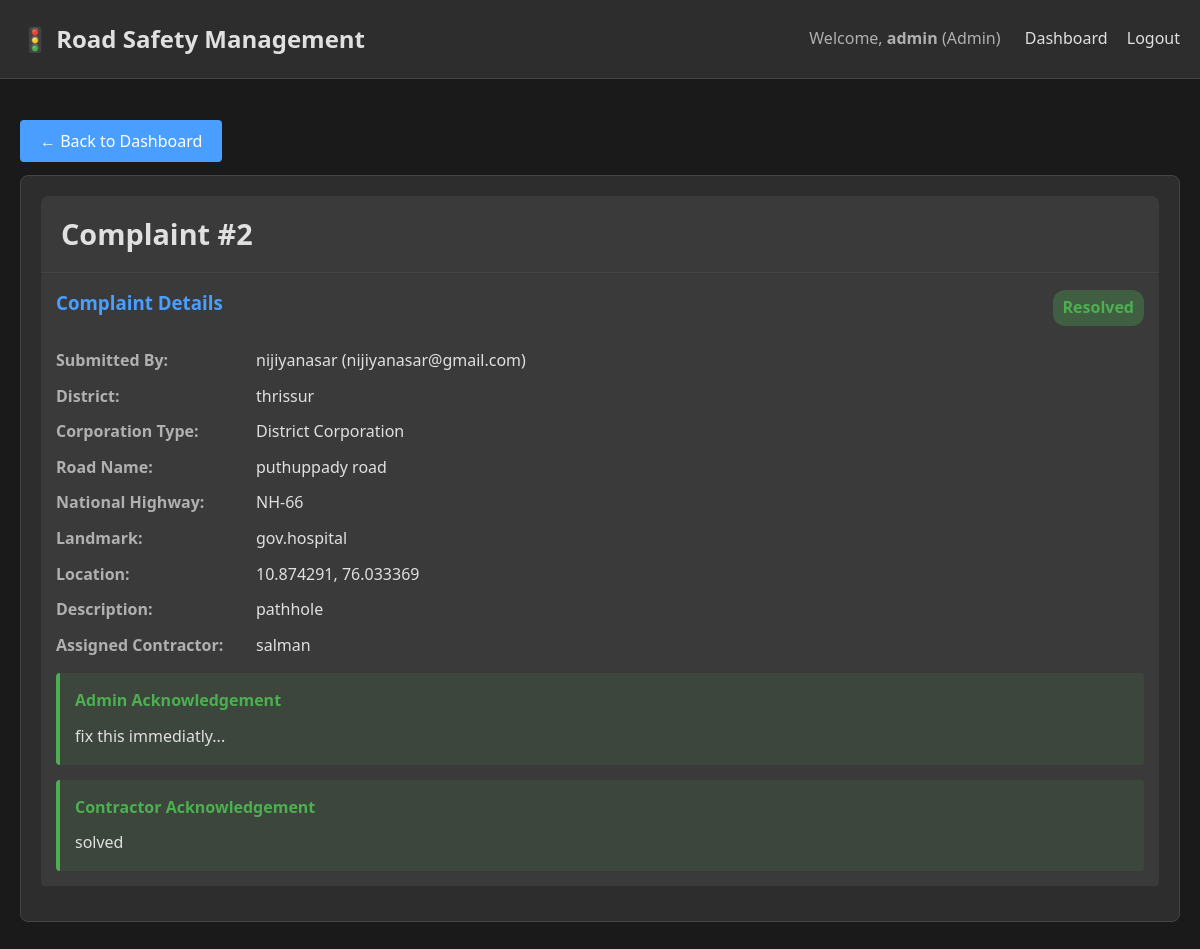
/admin/complaint/2 (signed in), run on the app's committed database.
### models.py (models this page shows, shortened)
class User(UserMixin, db.Model):
    id = db.Column(db.Integer, primary_key=True)
    username = db.Column(db.String(80), unique=True, nullable=False)
    email = db.Column(db.String(120), unique=True, nullable=False)
    password_hash = db.Column(db.String(200), nullable=False)
    role = db.Column(db.String(20), nullable=False)
    created_at = db.Column(db.DateTime, default=datetime.utcnow)
    complaints = db.relationship('Complaint', backref='user', lazy=True, foreign_keys='Complaint.user_id')
    assigned_complaints = db.relationship('Complaint', backref='contractor', lazy=True, foreign_keys='Complaint.contractor_id')

class Complaint(db.Model):
    id = db.Column(db.Integer, primary_key=True)
    user_id = db.Column(db.Integer, db.ForeignKey('user.id'), nullable=False)
    contractor_id = db.Column(db.Integer, db.ForeignKey('user.id'), nullable=True)
    district = db.Column(db.String(100), nullable=False)
    corporation_type = db.Column(db.String(50), nullable=False)
    road_name = db.Column(db.String(200), nullable=False)
    national_highway = db.Column(db.String(100))
    landmark = db.Column(db.String(200), nullable=False)
    latitude = db.Column(db.Float)
    longitude = db.Column(db.Float)
    description = db.Column(db.Text, nullable=False)
    status = db.Column(db.String(50), default='Submitted')
    admin_acknowledgement = db.Column(db.Text)
    contractor_acknowledgement = db.Column(db.Text)
    created_at = db.Column(db.DateTime, default=datetime.utcnow)
    verified_at = db.Column(db.DateTime)
    assigned_at = db.Column(db.DateTime)
    resolved_at = db.Column(db.DateTime)

### routes/admin.py (the view)
    def decorated_function(*args, **kwargs):
        if current_user.role != 'admin':
            flash('Access denied. This page is for administrators only.', 'danger')
            return redirect(url_for('auth.login'))
        return f(*args, **kwargs)

### app.py (called while the page is built)
@login_manager.user_loader
def load_user(user_id):
    return User.query.get(int(user_id))

### routes/admin.py (called while the page is built)
def admin_only(f):
    def decorated_function(*args, **kwargs):
        if current_user.role != 'admin':
            flash('Access denied. This page is for administrators only.', 'danger')
            return redirect(url_for('auth.login'))
        return f(*args, **kwargs)
    decorated_function.__name__ = f.__name__
    return login_required(decorated_function)

@admin_bp.route('/complaint/<int:complaint_id>')
@admin_only
def view_complaint(complaint_id):
    complaint = Complaint.query.get_or_404(complaint_id)
    return render_template('admin/view_complaint.html', complaint=complaint)

### templates/admin/view_complaint.html (shortened to what this page needs)
{% extends "base.html" %}
{% block content %}
<div style="margin-bottom: 20px;">
    <a href="{{ url_for('admin.dashboard') }}" class="btn btn-primary">← Back to Dashboard</a>
</div>
<div class="card">
    <div class="card-header">
        <h2 style="margin: 0;">Complaint #{{ complaint.id }}</h2>
    </div>
    <div class="complaint-details">
        <div style="display: flex; justify-content: space-between; align-items: center; margin-bottom: 20px;">
            <h3>Complaint Details</h3>
            <span class="badge badge-{{ complaint.status.lower().replace(' ', '-') }}" style="font-size: 1em;">{{ complaint.status }}</span>
        </div>
        <div class="detail-row">
            <span class="detail-label">Submitted By:</span>
            <span class="detail-value">{{ complaint.user.username }} ({{ complaint.user.email }})</span>
        </div>
        <div class="detail-row">
            <span class="detail-label">District:</span>
            <span class="detail-value">{{ complaint.district }}</span>
        </div>
        <div class="detail-row">
            <span class="detail-label">Corporation Type:</span>
            <span class="detail-value">{{ complaint.corporation_type }}</span>
        </div>
        <div class="detail-row">
            <span class="detail-label">Road Name:</span>
            <span class="detail-value">{{ complaint.road_name }}</span>
        </div>
        {% if complaint.national_highway %}
        <div class="detail-row">
            <span class="detail-label">National Highway:</span>
            <span class="detail-value">{{ complaint.national_highway }}</span>
        </div>
        {% endif %}
        <div class="detail-row">
            <span class="detail-label">Landmark:</span>
            <span class="detail-value">{{ complaint.landmark }}</span>
        </div>
        {% if complaint.latitude and complaint.longitude %}
        <div class="detail-row">
            <span class="detail-label">Location:</span>
            <span class="detail-value">{{ complaint.latitude }}, {{ complaint.longitude }}</span>
        </div>
        {% endif %}
        <div class="detail-row">
            <span class="detail-label">Description:</span>
            <span class="detail-value">{{ complaint.description }}</span>
        </div>
        {% if complaint.contractor %}
        <div class="detail-row">
            <span class="detail-label">Assigned Contractor:</span>
            <span class="detail-value">{{ complaint.contractor.username }}</span>
        </div>
        {% endif %}
        {% if complaint.admin_acknowledgement %}
        <div class="acknowledgement-box">
            <h4 style="color: var(--success); margin-bottom: 10px;">Admin Acknowledgement</h4>
            <p>{{ complaint.admin_acknowledgement }}</p>
        </div>
        {% endif %}
        {% if complaint.contractor_acknowledgement %}
        <div class="acknowledgement-box">
            <h4 style="color: var(--success); margin-bottom: 10px;">Contractor Acknowledgement</h4>
            <p>{{ complaint.contractor_acknowledgement }}</p>
        </div>
        {% endif %}
    </div>
</div>
{% endblock %}

### templates/base.html (shortened to what this page needs)
<!DOCTYPE html>
<html lang="en">
<head>
    <link rel="stylesheet" href="{{ url_for('static', filename='css/style.css') }}">
</head>
<body>
    <nav class="navbar">
        <div class="container" style="display: flex; justify-content: space-between; align-items: center;">
            <a class="navbar-brand" href="/" style="font-size: 1.5em; font-weight: bold;">🚦 Road Safety Management</a>
            <div>
                {% if current_user.is_authenticated %}
                    <span style="color: var(--text-secondary); margin-right: 20px;">
                        Welcome, <strong>{{ current_user.username }}</strong> ({{ current_user.role|capitalize }})
                    </span>
                    {% if current_user.role == 'admin' %}
                        <a class="nav-link" href="{{ url_for('admin.dashboard') }}" style="display: inline; margin-right: 15px;">Dashboard</a>
                    {% elif current_user.role == 'contractor' %}
                        <a class="nav-link" href="{{ url_for('contractor.dashboard') }}" style="display: inline; margin-right: 15px;">Dashboard</a>
                    {% else %}
                        <a class="nav-link" href="{{ url_for('user.dashboard') }}" style="display: inline; margin-right: 15px;">Dashboard</a>
                        <a class="nav-link" href="{{ url_for('user.submit_complaint') }}" style="display: inline; margin-right: 15px;">Submit Complaint</a>
                    {% endif %}
                    <a class="nav-link" href="{{ url_for('auth.logout') }}" style="display: inline;">Logout</a>
                {% else %}
                    <a class="nav-link" href="{{ url_for('auth.login') }}" style="display: inline; margin-right: 15px;">Login</a>
                    <a class="nav-link" href="{{ url_for('auth.register') }}" style="display: inline;">Register</a>
                {% endif %}
            </div>
        </div>
    </nav>
    <div class="container" style="margin-top: 30px;">
        {% block content %}{% endblock %}
    </div>
</body>
</html>

### static/css/style.css (style rules this page uses)
:root { --bg-primary: #1a1a1a; --bg-secondary: #2d2d2d; --bg-tertiary: #3a3a3a; --text-primary: #e0e0e0; --text-secondary: #b0b0b0; --accent-primary: #4a9eff; --accent-hover: #3a8eef; --success: #4caf50; --warning: #ff9800; --danger: #f44336; --border-color: #444; }
* { margin: 0; padding: 0; box-sizing: border-box; }
body { background-color: var(--bg-primary); color: var(--text-primary); font-family: 'Segoe UI', Tahoma, Geneva, Verdana, sans-serif; line-height: 1.6; }
.navbar { background-color: var(--bg-secondary) !important; border-bottom: 1px solid var(--border-color); }
.navbar-brand, .nav-link { color: var(--text-primary) !important; }
.container { max-width: 1200px; margin: 0 auto; padding: 20px; }
.card { background-color: var(--bg-secondary); border: 1px solid var(--border-color); border-radius: 8px; padding: 20px; margin-bottom: 20px; }
.card-header { background-color: var(--bg-tertiary); color: var(--text-primary); border-bottom: 1px solid var(--border-color); padding: 15px 20px; border-radius: 8px 8px 0 0; font-size: 1.2em; font-weight: 600; }
.btn { padding: 10px 20px; border: none; border-radius: 4px; cursor: pointer; font-size: 1em; transition: all 0.3s; }
.btn-primary { background-color: var(--accent-primary); color: white; }
.badge { padding: 5px 10px; border-radius: 12px; font-size: 0.85em; font-weight: 600; }
.badge-resolved { background-color: rgba(76, 175, 80, 0.3); color: var(--success); }
.complaint-details { background-color: var(--bg-tertiary); padding: 15px; border-radius: 4px; margin-bottom: 15px; }
.complaint-details h3 { color: var(--accent-primary); margin-bottom: 10px; }
.detail-row { display: flex; margin-bottom: 10px; }
.detail-label { font-weight: bold; color: var(--text-secondary); width: 200px; }
.detail-value { color: var(--text-primary); }
.acknowledgement-box { background-color: rgba(76, 175, 80, 0.1); border-left: 4px solid var(--success); padding: 15px; margin-top: 15px; border-radius: 4px; }
a { color: var(--accent-primary); text-decoration: none; }

### data on the page
User: username "admin", role "Admin"
Complaint: id "2", status "Resolved", district "thrissur", corporation_type "District Corporation", road_name "puthuppady road", national_highway "NH-66", landmark "gov.hospital", latitude "10.874291", longitude "76.033369", description "pathhole", admin_acknowledgement "fix this immediatly...", contractor_acknowledgement "solved"
User: user.username "nijiyanasar", user.email "nijiyanasar@gmail.com"
User: contractor.username "salman"
